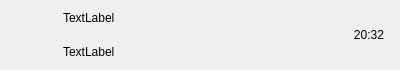
<?xml version="1.0" encoding="UTF-8"?>
<ui version="4.0">
 <class>ChatUserWid</class>
 <widget class="QWidget" name="ChatUserWid">
  <property name="geometry">
   <rect>
    <x>0</x>
    <y>0</y>
    <width>400</width>
    <height>70</height>
   </rect>
  </property>
  <property name="minimumSize">
   <size>
    <width>0</width>
    <height>70</height>
   </size>
  </property>
  <property name="maximumSize">
   <size>
    <width>16777215</width>
    <height>70</height>
   </size>
  </property>
  <property name="windowTitle">
   <string>Form</string>
  </property>
  <layout class="QHBoxLayout" name="horizontalLayout">
   <property name="spacing">
    <number>5</number>
   </property>
   <property name="leftMargin">
    <number>6</number>
   </property>
   <property name="topMargin">
    <number>2</number>
   </property>
   <property name="rightMargin">
    <number>6</number>
   </property>
   <property name="bottomMargin">
    <number>2</number>
   </property>
   <item>
    <widget class="QWidget" name="icon_wid" native="true">
     <property name="minimumSize">
      <size>
       <width>50</width>
       <height>50</height>
      </size>
     </property>
     <property name="maximumSize">
      <size>
       <width>50</width>
       <height>50</height>
      </size>
     </property>
     <layout class="QHBoxLayout" name="horizontalLayout_2">
      <property name="spacing">
       <number>6</number>
      </property>
      <property name="leftMargin">
       <number>2</number>
      </property>
      <property name="topMargin">
       <number>2</number>
      </property>
      <property name="rightMargin">
       <number>2</number>
      </property>
      <property name="bottomMargin">
       <number>2</number>
      </property>
      <item>
       <widget class="QLabel" name="icon_label">
        <property name="minimumSize">
         <size>
          <width>45</width>
          <height>45</height>
         </size>
        </property>
        <property name="maximumSize">
         <size>
          <width>45</width>
          <height>45</height>
         </size>
        </property>
        <property name="text">
         <string/>
        </property>
       </widget>
      </item>
     </layout>
    </widget>
   </item>
   <item>
    <widget class="QWidget" name="user_info_wid" native="true">
     <layout class="QVBoxLayout" name="verticalLayout">
      <property name="spacing">
       <number>6</number>
      </property>
      <property name="leftMargin">
       <number>2</number>
      </property>
      <property name="topMargin">
       <number>2</number>
      </property>
      <property name="rightMargin">
       <number>2</number>
      </property>
      <property name="bottomMargin">
       <number>2</number>
      </property>
      <item>
       <widget class="QLabel" name="user_name_label">
        <property name="text">
         <string>TextLabel</string>
        </property>
       </widget>
      </item>
      <item>
       <widget class="QLabel" name="user_chat_label">
        <property name="text">
         <string>TextLabel</string>
        </property>
       </widget>
      </item>
     </layout>
    </widget>
   </item>
   <item>
    <widget class="QWidget" name="time_wid" native="true">
     <property name="minimumSize">
      <size>
       <width>50</width>
       <height>50</height>
      </size>
     </property>
     <property name="maximumSize">
      <size>
       <width>50</width>
       <height>50</height>
      </size>
     </property>
     <layout class="QVBoxLayout" name="verticalLayout_2">
      <property name="leftMargin">
       <number>2</number>
      </property>
      <property name="topMargin">
       <number>2</number>
      </property>
      <property name="rightMargin">
       <number>2</number>
      </property>
      <property name="bottomMargin">
       <number>2</number>
      </property>
      <item>
       <widget class="QLabel" name="time_label">
        <property name="text">
         <string>20:32</string>
        </property>
        <property name="alignment">
         <set>Qt::AlignCenter</set>
        </property>
       </widget>
      </item>
     </layout>
    </widget>
   </item>
  </layout>
 </widget>
 <resources/>
 <connections/>
</ui>
